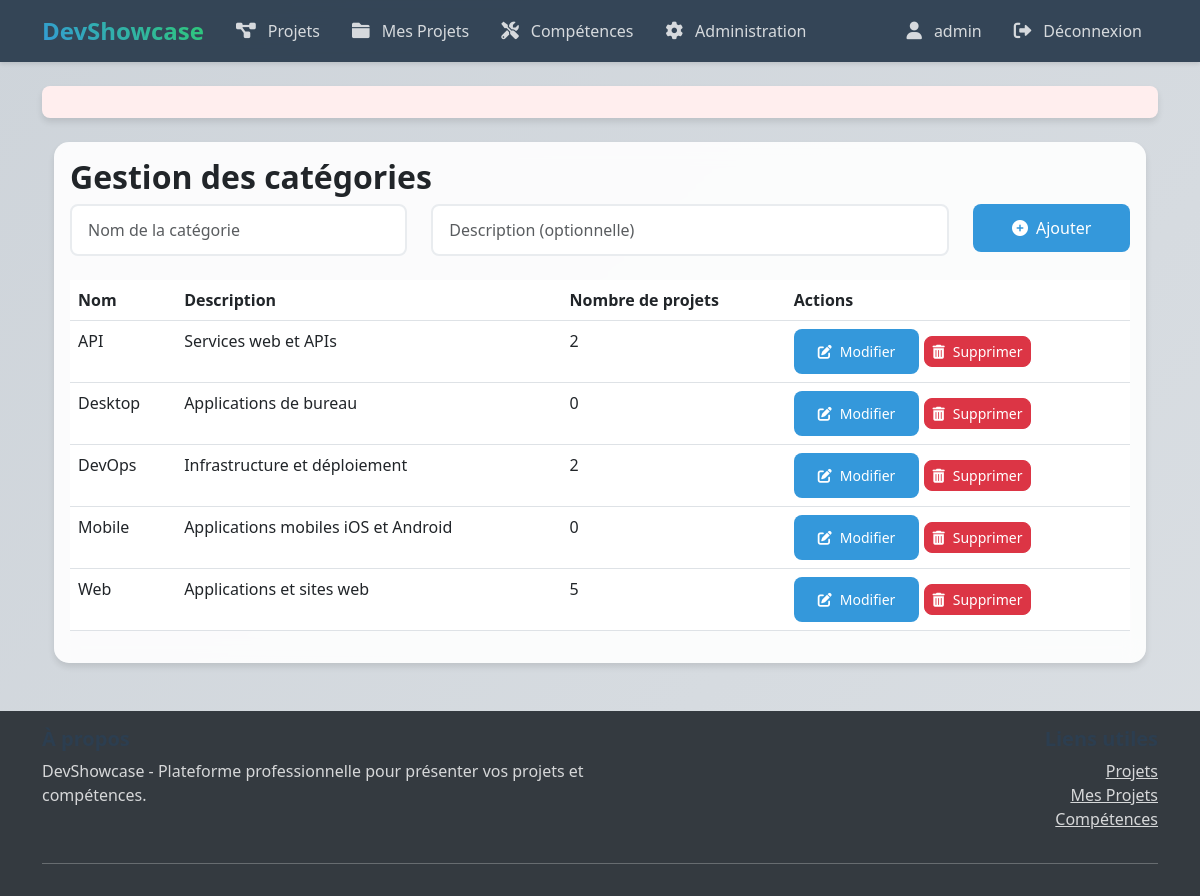
Screenshot of /admin/categories.php (signed in) with the database file from the repository.
### tables this page shows
CREATE TABLE categories (
    id INT PRIMARY KEY AUTO_INCREMENT,
    name VARCHAR(50) NOT NULL UNIQUE,
    description TEXT,
    created_at DATETIME DEFAULT CURRENT_TIMESTAMP,
    updated_at DATETIME DEFAULT CURRENT_TIMESTAMP ON UPDATE CURRENT_TIMESTAMP
);

### classes/Category.php (called while the page is built, shortened)
<?php
class Category {
    private $pdo;
    public function __construct(PDO $pdo) {
        $this->pdo = $pdo;
    }
    public function getAllCategories(): array {
        $stmt = $this->pdo->query("SELECT * FROM categories ORDER BY name");
        return $stmt->fetchAll();
    }
    public function countCategoryProjects(int $categoryId): int {
        $stmt = $this->pdo->prepare(
            "SELECT COUNT(*) FROM projects WHERE category_id = ?"
        );
        $stmt->execute([$categoryId]);
        return (int)$stmt->fetchColumn();
    }
}

### admin/categories.php (the view, shortened to what this page needs)
<?php
require_once '../config/database.php';
require_once '../classes/Category.php';
$category = new Category($pdo);
$categories = $category->getAllCategories();
require_once '../includes/header.php';
?>
<div class="container mt-4">
    <div class="row">
        <div class="col-md-12">
            <div class="card">
                <div class="card-body">
                    <h2 class="card-title">Gestion des catégories</h2>
                    <form method="POST" action="" class="mb-4">
                        <div class="row">
                            <div class="col-md-4">
                                <input type="text" name="name" class="form-control"
                                       placeholder="Nom de la catégorie" required>
                            </div>
                            <div class="col-md-6">
                                <input type="text" name="description" class="form-control"
                                       placeholder="Description (optionnelle)">
                            </div>
                            <div class="col-md-2">
                                <button type="submit" class="btn btn-primary w-100">
                                    <i class="fas fa-plus-circle me-2"></i>Ajouter
                                </button>
                            </div>
                        </div>
                    </form>
                    <div class="table-responsive">
                        <table class="table">
                            <thead>
                                <tr>
                                    <th>Nom</th>
                                    <th>Description</th>
                                    <th>Nombre de projets</th>
                                    <th>Actions</th>
                                </tr>
                            </thead>
                            <tbody>
                                <?php foreach ($categories as $cat): ?>
                                    <tr>
                                        <td><?php echo htmlspecialchars($cat['name']); ?></td>
                                        <td><?php echo htmlspecialchars($cat['description']); ?></td>
                                        <td>
                                            <?php echo $category->countCategoryProjects($cat['id']); ?>
                                        </td>
                                        <td>
                                            <button type="button" class="btn btn-sm btn-primary"
                                                    data-bs-toggle="modal"
                                                    data-bs-target="#editModal<?php echo $cat['id']; ?>">
                                                <i class="fas fa-edit me-2"></i>Modifier
                                            </button>
                                            <button type="button" class="btn btn-sm btn-danger"
                                                    data-bs-toggle="modal"
                                                    data-bs-target="#deleteModal<?php echo $cat['id']; ?>">
                                                <i class="fas fa-trash-alt me-2"></i>Supprimer
                                            </button>
                                        </td>
                                    </tr>
                                <?php endforeach; ?>
                            </tbody>
                        </table>
                    </div>
                </div>
            </div>
        </div>
    </div>
</div>
<?php require_once '../includes/footer.php'; ?>

### public/css/style.css (style rules this page uses)
:root { --primary-color: #2c3e50; --secondary-color: #3498db; --accent-color: #e74c3c; --background-color: #f8f9fa; --text-color: #2c3e50; --card-shadow: 0 4px 6px rgba(0, 0, 0, 0.1); --transition-speed: 0.3s; }
html, body { height: 100%; margin: 0; }
body { display: flex; flex-direction: column; min-height: 100vh; background: linear-gradient(-45deg, #f8f9fa, #e9ecef, #dee2e6, #ced4da); background-size: 400% 400%; animation: gradient 15s ease infinite; color: var(--text-color); }
.container { flex: 1 0 auto; }
.card { background: rgba(255, 255, 255, 0.9); backdrop-filter: blur(10px); border: none; border-radius: 15px; box-shadow: var(--card-shadow); transition: all var(--transition-speed) ease; }
.btn { position: relative; overflow: hidden; border-radius: 8px; transition: all var(--transition-speed) ease; font-weight: 500; }
.btn::after { content: ''; position: absolute; top: 50%; left: 50%; width: 0; height: 0; background: rgba(255, 255, 255, 0.2); border-radius: 50%; transform: translate(-50%, -50%); transition: width 0.6s ease, height 0.6s ease; }
.btn-primary { background: var(--secondary-color); border: none; padding: 0.75rem 1.5rem; }
.form-control { border: 2px solid #e9ecef; border-radius: 8px; padding: 0.75rem 1rem; transition: all var(--transition-speed) ease; }
h1, h2, h3, h4, h5, h6 { color: var(--primary-color); font-weight: 700; }
body { background-color: #f8f9fa; }

### rows the page displays
categories: name "API", description "Services web et APIs", countCategoryProjects "2"
categories: name "Desktop", description "Applications de bureau", countCategoryProjects "0"
categories: name "DevOps", description "Infrastructure et déploiement", countCategoryProjects "2"
categories: name "Mobile", description "Applications mobiles iOS et Android", countCategoryProjects "0"
categories: name "Web", description "Applications et sites web", countCategoryProjects "5"

### other values shown
$_SESSION['username'] "admin"
